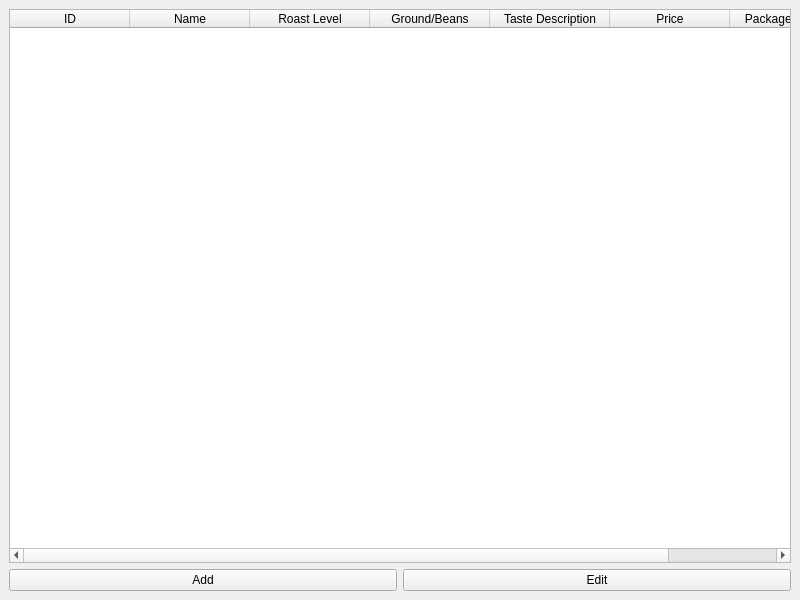
<?xml version="1.0" encoding="UTF-8"?>
<ui version="4.0">
 <class>MainWindow</class>
 <widget class="QMainWindow" name="MainWindow">
  <property name="geometry">
   <rect>
    <x>0</x>
    <y>0</y>
    <width>800</width>
    <height>600</height>
   </rect>
  </property>
  <property name="windowTitle">
   <string>Coffee Information</string>
  </property>
  <widget class="QWidget" name="centralwidget">
   <layout class="QVBoxLayout" name="verticalLayout">
    <item>
     <widget class="QTableWidget" name="tableWidget">
      <property name="columnCount">
       <number>7</number>
      </property>
      <property name="rowCount">
       <number>0</number>
      </property>
      <attribute name="horizontalHeaderVisible">
       <bool>true</bool>
      </attribute>
      <attribute name="horizontalHeaderDefaultSectionSize">
       <number>120</number>
      </attribute>
      <attribute name="verticalHeaderVisible">
       <bool>false</bool>
      </attribute>
      <column>
       <property name="text">
        <string>ID</string>
       </property>
      </column>
      <column>
       <property name="text">
        <string>Name</string>
       </property>
      </column>
      <column>
       <property name="text">
        <string>Roast Level</string>
       </property>
      </column>
      <column>
       <property name="text">
        <string>Ground/Beans</string>
       </property>
      </column>
      <column>
       <property name="text">
        <string>Taste Description</string>
       </property>
      </column>
      <column>
       <property name="text">
        <string>Price</string>
       </property>
      </column>
      <column>
       <property name="text">
        <string>Package Volume</string>
       </property>
      </column>
     </widget>
    </item>
    <item>
     <layout class="QHBoxLayout" name="horizontalLayout">
      <item>
       <widget class="QPushButton" name="addButton">
        <property name="text">
         <string>Add</string>
        </property>
       </widget>
      </item>
      <item>
       <widget class="QPushButton" name="editButton">
        <property name="text">
         <string>Edit</string>
        </property>
       </widget>
      </item>
     </layout>
    </item>
   </layout>
  </widget>
 </widget>
 <resources/>
 <connections/>
</ui>
